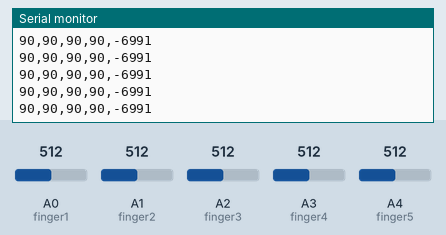
This sketch was run on a simulated Arduino Uno, built with avr-gcc and run on an emulated ATmega328P. On the bench: the last lines printed to the serial monitor. The inputs (shaded band) are chosen by the test bench; at power-on: A0 (finger1) = 512, A1 (finger2) = 512, A2 (finger3) = 512, A3 (finger4) = 512, A4 (finger5) = 512. No radio packets arrive unless stated.

Above: at 1.2 s.
1.3 s: A0 (finger1) set to 716
At 1.35 s:
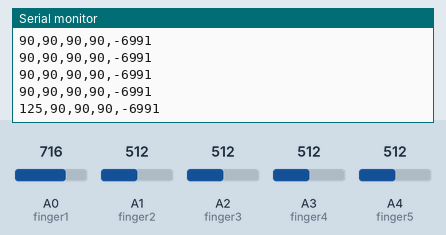
2.8 s: A1 (finger2) set to 716
At 2.8 s:
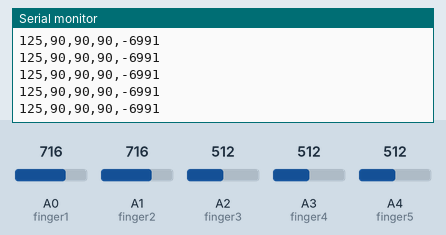
5.8 s: A2 (finger3) set to 716
At 5.9 s:
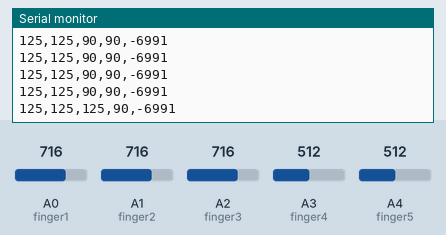
7.3 s: A3 (finger4) set to 716
At 7.34 s:
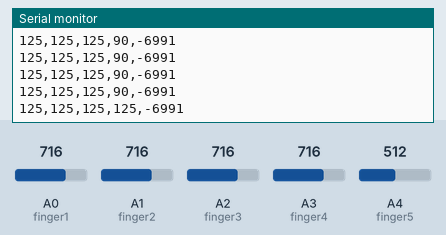
8.8 s: A4 (finger5) set to 716
At 8.89 s:
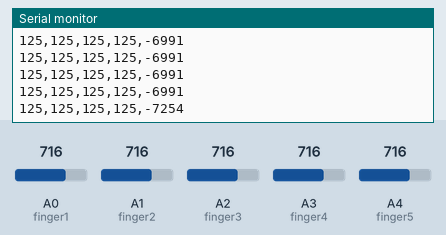
10.3 s: A0 (finger1) set to 992
At 10.34 s:
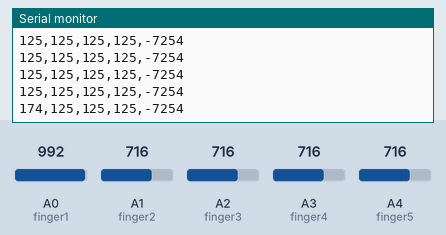
Timing chart, 0 to 12.8 s (numbered marks = the images above; inputs shaded):
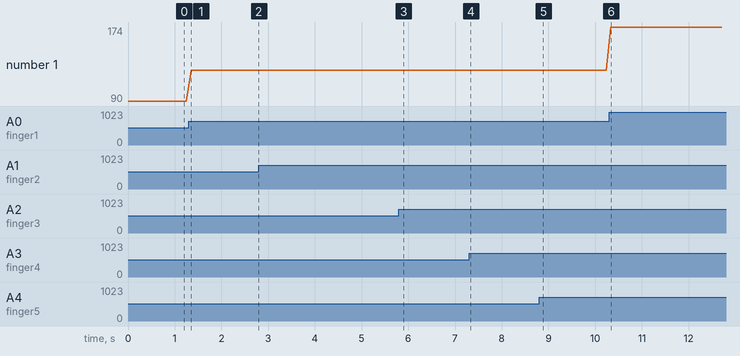

Measured:
- after the input at 1.3 s, the serial monitor: prints a new line after 0.05 s (image 1)
- after the input at 5.8 s, the serial monitor: prints a new line after 0.09 s (image 3)
- after the input at 7.3 s, the serial monitor: prints a new line at once (image 4)
- after the input at 8.8 s, the serial monitor: prints a new line after 0.09 s (image 5)
- after the input at 10.3 s, the serial monitor: prints a new line at once (image 6)
- plotted number 1: 90 → 125 after the input at 1.3 s, 125 → 174 after the input at 10.3 s

The sketch:

Transmiter2.ino
```cpp
#include <SPI.h>
#include <nRF24L01.h>
#include <RF24.h>

RF24 radio(7, 8); // CE, CSN
const byte address[6] = "00001";

const int finger1 = A0; // Pin connected to voltage divider output
const int finger2 = A1; // Pin connected to voltage divider output
const int finger3 = A2; // Pin connected to voltage divider output
const int finger4 = A3; // Pin connected to voltage divider output
const int finger5 = A4; // Pin connected to voltage divider output
const float VCC = 4.41; // Measured voltage of Ardunio 5V line
const float R_DIV = 45200.0; // Measured resistance of 3.3k resistor(average)
const float STRAIGHT_RESISTANCE = 22700.0; // resistance when straight(average)
const float BEND_RESISTANCE = 55200.0; // resistance at 90 deg(average)
int angle1,angle2,angle3,angle4,angle5,angle0;

void setup() {
  Serial.begin(9600);
  pinMode(finger2, INPUT);
  radio.begin();
  radio.openWritingPipe(address);
  radio.setPALevel(RF24_PA_MIN);
  radio.stopListening();
}
void loop() {
  angle1=angle_1();
  angle2=angle_2();
  angle3=angle_3();
  angle4=angle_4();
  angle5=angle_5();
  String co = ",";
  const char text[] = {angle1, angle2, angle3, angle4, angle5};
  radio.write(&text, sizeof(text));
  Serial.print(angle1);
  Serial.print(",");
  Serial.print(angle2);
  Serial.print(",");
  Serial.print(angle3);
  Serial.print(",");
  Serial.print(angle4);
  Serial.print(",");
  Serial.println(angle5);
  delay(100);
}

int angle_1()
{
  int flexADC = analogRead(finger1);
  float flexV = flexADC * VCC / 1023.0;
  float flexR = 261 * (VCC / flexV - 1.0);
  float angle = map(flexADC, 0, 1023,
                   0, 180);
  //angle = regulator(angle);
  return angle;
}
int angle_2()
{
  int flexADC = analogRead(finger2);
  float flexV = flexADC * VCC / 1023.0;
  float flexR = 265 * (VCC / flexV - 1.0);
  float angle = map(flexADC, 0, 1023,
                   0, 180);
  //angle = regulator(angle);
  return angle;
}
int angle_3()
{
  int flexADC = analogRead(finger3);
  float flexV = flexADC * VCC / 1023.0;
  float flexR = 261 * (VCC / flexV - 1.0);
  float angle = map(flexADC, 0, 1023,
                   0, 180);
  //angle = regulator(angle)*0;
  return angle;
}
int angle_4()
{
  int flexADC = analogRead(finger4);
  float flexV = flexADC * VCC / 1023.0;
  float flexR = 260 * (VCC / flexV - 1.0);
  float angle = map(flexADC, 0, 1023,
                   0, 180);
  //angle = regulator(angle);
  return angle;
}
int angle_5()
{
  int flexADC = analogRead(finger5);
  float flexV = flexADC * VCC / 1023.0;
  float flexR = 257 * (VCC / flexV - 1.0);
  int angle = map(flexR, 4140, 4190,
                   0, 90.0);
  //angle = regulator(angle);
  return angle;
}

float regulator(float angle0)
{
  if (angle0<0){
    angle0=abs(angle0)*0.25;
  }
  if (angle0==0){
    angle0=0;
    }
  if (0<angle0<80){
    angle0=angle0;
    }
  if (80<=angle0<=120){
    angle0= 0.09*angle0 + 80;
    }
  if (angle0>120){
    angle0=90;
    }
  else{
    angle0=angle0;
    }
  return angle0;
}

float versor(float angle0)
{
  if (5<=angle0<15){
    angle0=10;
  }
  if (15<=angle0<25){
    angle0=20;
  }
  if (25<=angle0<35){
    angle0=30;
  }
  if (35<=angle0<45){
    angle0=40;
  }
  if (45<=angle0<55){
    angle0=50;
  }
  if (55<=angle0<65){
    angle0=60;
  }
  if (65<=angle0<75){
    angle0=70;
  }
  if (75<=angle0<85){
    angle0=80;
  }
  if (85<=angle0<95){
    angle0=90;
  }
  return angle0;
}
```
